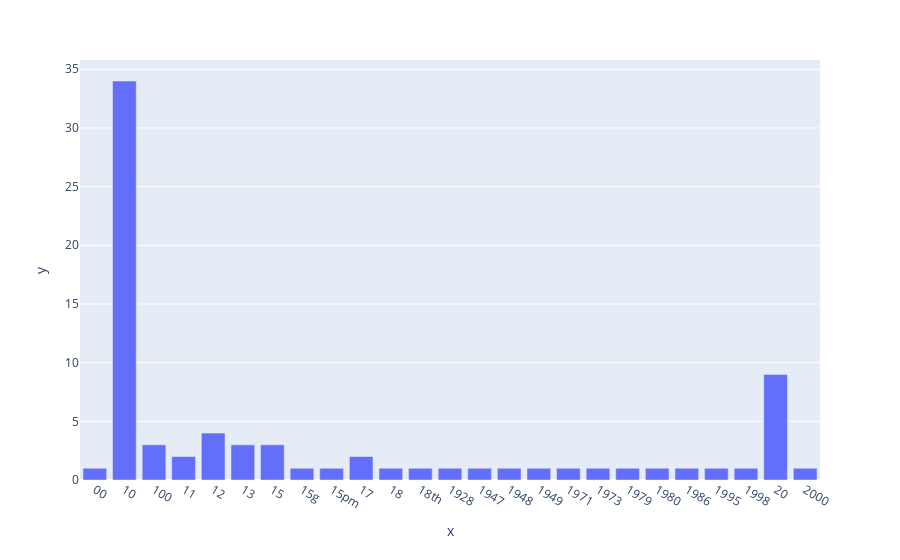

The code cell stored with this chart in its notebook:
### Code cell
# Plotly
import plotly.express as px
ans = px.bar(x=count_vect.get_feature_names_out()[:25], y=term_frequencies[:25])
ans.show()

### Figure 1 — Plotly figure (JSON) as saved in the notebook; plotly's stock layout.template omitted (floating-point values rounded to 4 significant figures)
{"data": [{"alignmentgroup": "True", "hovertemplate": "x=%{x}<br>y=%{y}<extra></extra>", "legendgroup": "", "marker": {"color": "#636efa", "pattern": {"shape": ""}}, "name": "", "offsetgroup": "", "orientation": "v", "showlegend": false, "textposition": "auto", "type": "bar", "x": ["00", "10", "100", "11", "12", "13", "15", "15g", "15pm", "17", "18", "18th", "1928", "1947", "1948", "1949", "1971", "1973", "1979", "1980", "1986", "1995", "1998", "20", "2000"], "xaxis": "x", "y": [1, 34, 3, 2, 4, 3, 3, 1, 1, 2, 1, 1, 1, 1, 1, 1, 1, 1, 1, 1, 1, 1, 1, 9, 1], "yaxis": "y"}], "layout": {"barmode": "relative", "legend": {"tracegroupgap": 0}, "margin": {"t": 60}, "xaxis": {"anchor": "y", "domain": [0, 1], "title": {"text": "x"}}, "yaxis": {"anchor": "x", "domain": [0, 1], "title": {"text": "y"}}}}
